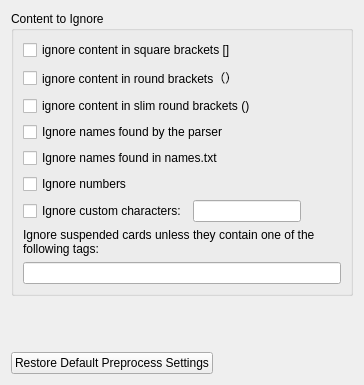
       <widget class="QWidget" name="preprocess_tab">
        <property name="sizePolicy">
         <sizepolicy hsizetype="Preferred" vsizetype="Preferred">
          <horstretch>0</horstretch>
          <verstretch>0</verstretch>
         </sizepolicy>
        </property>
        <attribute name="title">
         <string>Preprocess</string>
        </attribute>
        <layout class="QVBoxLayout" name="verticalLayout_9">
         <item>
          <widget class="QGroupBox" name="groupBox_7">
           <property name="title">
            <string>Content to Ignore</string>
           </property>
           <layout class="QVBoxLayout" name="verticalLayout_13">
            <item>
             <widget class="QCheckBox" name="preprocessIgnoreSquareCheckBox">
              <property name="text">
               <string>ignore content in square brackets []</string>
              </property>
             </widget>
            </item>
            <item>
             <widget class="QCheckBox" name="preprocessIgnoreRoundCheckBox">
              <property name="text">
               <string>ignore content in round brackets（）</string>
              </property>
             </widget>
            </item>
            <item>
             <widget class="QCheckBox" name="preprocessIgnoreSlimCheckBox">
              <property name="text">
               <string>ignore content in slim round brackets ()</string>
              </property>
             </widget>
            </item>
            <item>
             <widget class="QCheckBox" name="preprocessIgnoreNamesMizerCheckBox">
              <property name="text">
               <string>Ignore names found by the parser</string></property>
             </widget>
            </item>
            <item>
             <widget class="QCheckBox" name="preprocessIgnoreNamesFileCheckBox">
              <property name="text">
               <string>Ignore names found in names.txt</string>
              </property>
             </widget>
            </item>
            <item>
             <widget class="QCheckBox" name="preprocessIgnoreNumbersCheckBox">
              <property name="text">
               <string>Ignore numbers</string>
              </property>
             </widget>
            </item>
            <item>
             <layout class="QHBoxLayout" name="horizontalLayout_28">
              <item>
               <widget class="QCheckBox" name="preprocessIgnoreCustomCharactersCheckBox">
                <property name="text">
                 <string>Ignore custom characters:</string>
                </property>
               </widget>
              </item>
              <item>
               <widget class="QLineEdit" name="preprocessCustomCharactersLineEdit" />
              </item>
              <item>
               <spacer name="horizontalSpacer_25">
                <property name="orientation">
                 <enum>Qt::Horizontal</enum>
                </property>
                <property name="sizeHint" stdset="0">
                 <size>
                  <width>40</width>
                  <height>20</height>
                 </size>
                </property>
               </spacer>
              </item>
             </layout>
            </item>
            <item>
             <layout class="QVBoxLayout" name="verticalLayout_ignoreSuspendedTags">
              <item>
               <widget class="QLabel" name="preprocessIgnoreSuspendedUnlessTagsLabel">
                <property name="text">
                 <string>Ignore suspended cards unless they contain one of the following tags:</string>
                </property>
                <property name="wordWrap">
                 <bool>true</bool>
                </property>
               </widget>
              </item>
              <item>
               <widget class="QLineEdit" name="preprocessIgnoreSuspendedUnlessTagsLineEdit" />
              </item>
             </layout>
            </item>
           </layout>
          </widget>
         </item>
         <item>
          <spacer name="verticalSpacer_2">
           <property name="orientation">
            <enum>Qt::Vertical</enum>
           </property>
           <property name="sizeHint" stdset="0">
            <size>
             <width>20</width>
             <height>40</height>
            </size>
           </property>
          </spacer>
         </item>
         <item>
          <layout class="QHBoxLayout" name="horizontalLayout_8">
           <property name="topMargin">
            <number>10</number>
           </property>
           <item>
            <widget class="QPushButton" name="restorePreprocessPushButton">
             <property name="text">
              <string>Restore Default Preprocess Settings</string>
             </property>
            </widget>
           </item>
           <item>
            <spacer name="horizontalSpacer_7">
             <property name="orientation">
              <enum>Qt::Horizontal</enum>
             </property>
             <property name="sizeHint" stdset="0">
              <size>
               <width>40</width>
               <height>20</height>
              </size>
             </property>
            </spacer>
           </item>
          </layout>
         </item>
        </layout>
       </widget>
